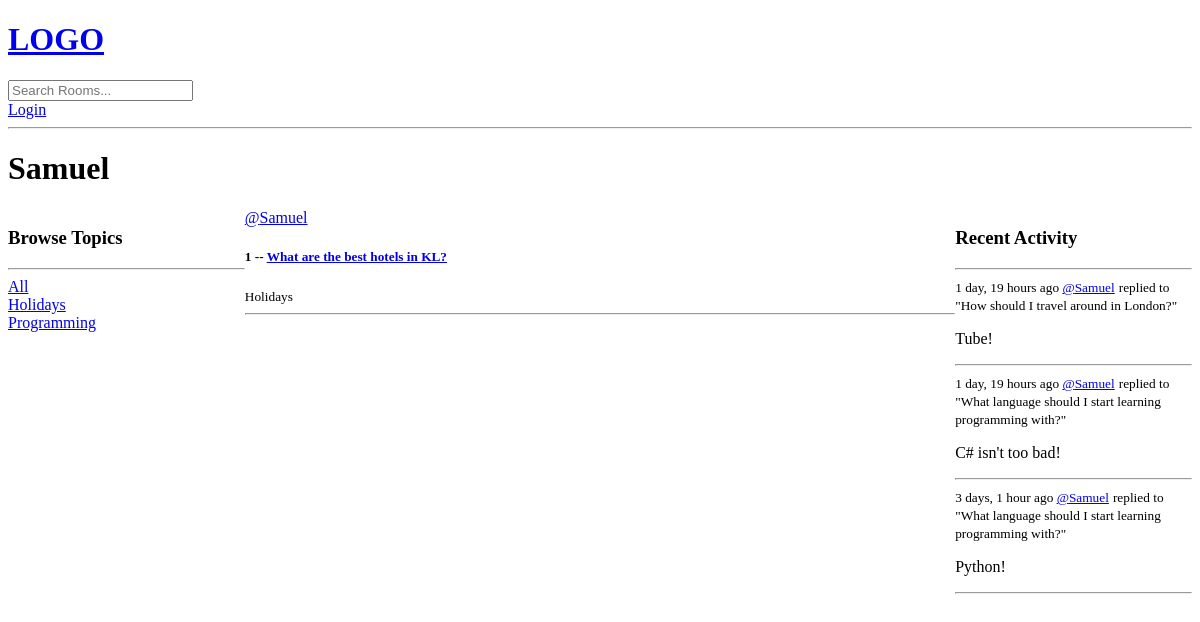
/profile/1/, run on an earlier commit of the app's database.
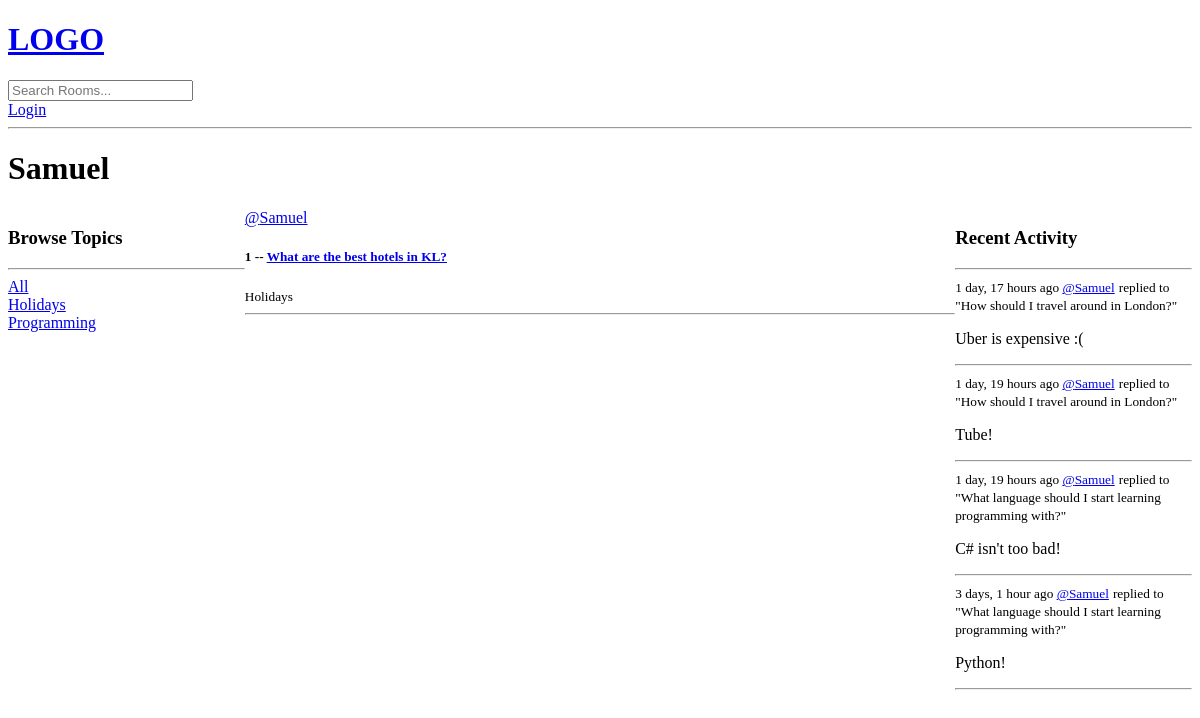
And on a later commit of the database.
### base/models.py (models this page shows, shortened)
class Topic(models.Model):
    name = models.CharField(max_length=250)

class Room(models.Model):
    host = models.ForeignKey(User, on_delete=models.SET_NULL, null=True)
    topic = models.ForeignKey(Topic, on_delete=models.SET_NULL, null=True)
    name = models.CharField(max_length=200)
    description = models.TextField(null=True, blank=True)
    participants = models.ManyToManyField(User, related_name='participants', blank=True)
    updated = models.DateTimeField(auto_now=True)
    created = models.DateTimeField(auto_now_add=True)
    class Meta:
        ordering = ['-updated', '-created']
    def __str__(self):
        return self.name

class Message(models.Model):
    user = models.ForeignKey(User, on_delete=models.CASCADE)
    room = models.ForeignKey(Room, on_delete=models.CASCADE)
    body = models.TextField()
    updated = models.DateTimeField(auto_now=True)
    created = models.DateTimeField(auto_now_add=True)
    class Meta:
        ordering = ['-updated', '-created']

### base/views.py (the view)
# urls.py: path('profile/<str:pk>/', views.userprofile, name="user-profile"),
def userprofile(request, pk):
    user = User.objects.get(id=pk)
    rooms = user.room_set.all()
    room_activity = user.message_set.all()
    topics = Topic.objects.all()
    context = {'user': user, 'rooms': rooms, 'topics': topics, 'room_activity': room_activity}
    return render(request, 'base/profile.html', context)

### base/templates/base/profile.html (shortened to what this page needs)
{% extends 'main.html' %}
{% block content %}
<h1>{{user.username}}</h1>
<div class="profile-container">
    <div>
        {% include 'components/topics_component.html' %}
    </div>
    <div>
        {% include 'components/room_component.html' %}
    </div>
    <div>
        {% include 'components/activity_feed.html' %}
    </div>
</div>
{% endblock content %}

### base/templates/components/topics_component.html
<h3>Browse Topics</h3>
<hr>
<div>
    <a href="{% url 'home' %}">All</a>
</div>
{% for topic in topics %}
<div>
    <a href="{% url 'home' %}?q={{topic.name}}">{{topic.name}}</a>
</div>
{% endfor %}

### base/templates/components/room_component.html (shortened to what this page needs)
{% for room in rooms %}
<div>
    <a href="{% url 'user-profile' room.host.id %}">@{{room.host.username}}</a>
    <h5>{{room.id}} -- <a href="{% url 'room' room.id %}">{{room.name}}</a></h5>
    <small>{{room.topic.name}}</small>
    <hr>
</div>
{% endfor %}

### base/templates/components/activity_feed.html (shortened to what this page needs)
<h3>Recent Activity</h3>
<hr>
{% for message in room_activity %}
    <div>
        <small>{{message.created|timesince}} ago <a href="{% url 'user-profile' message.user.id %}">@{{message.user}}</a></small>
        <small>replied to "{{message.room}}"</small>
        <p>{{message.body}}</p>
        <hr>
    </div>
{% endfor %}

What changed in the data, as far as the page shows it:
added Message: created "1 day, 17 hours", user "Samuel", room "How should I travel around in London?", body "Uber is expensive :("
